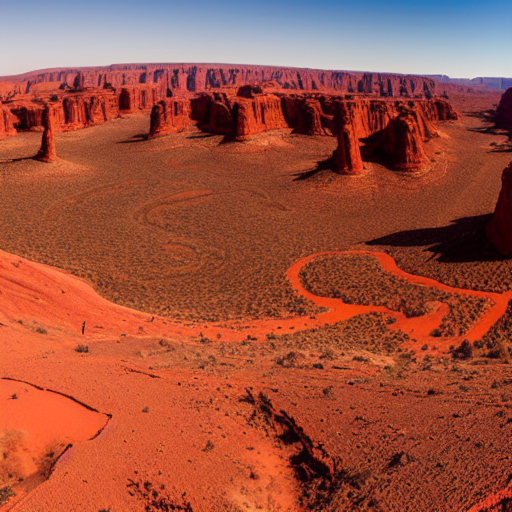
#> input picture martian_landscape_1024.png, 1024 x 1024 px, found by its file name (shown at 1/2 size)
$ python load_landscape.py
#> lines starting #> are read from the running program, lines starting #| are printed output that depends on the picture
# load_landscape.py — Load and use the single large landscape image
from pathlib import Path
from PIL import Image

class MartianLandscape:
    def __init__(self, image_path: str):
#> called with image_path = 'martian_landscape_1024.png'
        self.image = Image.open(image_path).convert("RGB")
#> self.image is the input picture: PIL image 1024x1024 RGB; mean R, G, B 158.2, 80.6, 62.1
        self.width, self.height = self.image.size
#> self.width = 1024; self.height = 1024
        print(f"Loaded landscape: {self.width}x{self.height}")
#| Loaded landscape: 1024x1024

    def get_region(self, x: int, y: int, w: int, h: int) -> Image.Image:
        """Crop a rectangular region from the landscape."""
#> called with x = 256, y = 256, w = 512, h = 512
        return self.image.crop((x, y, min(x + w, self.width), min(y + h, self.height)))
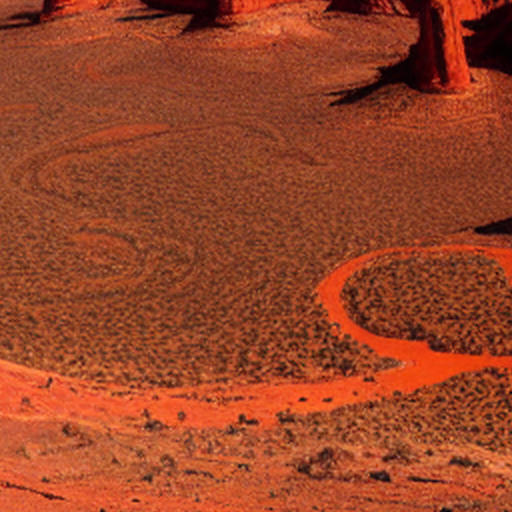
#> returned value: PIL image 512x512 RGB; mean R, G, B 153.5, 67.6, 38.6

    def get_tile(self, tx: int, ty: int, tile_size: int = 256) -> Image.Image:
        """Get a specific tile by grid coordinates."""
        x = tx * tile_size
        y = ty * tile_size
        return self.get_region(x, y, tile_size, tile_size)
#> call 2 of get_region, with x = 0, y = 0, w = 256, h = 256
#> in get_region (call 2), `return self.image.crop((x, y, min(x + w, self.width), min(y + h, self...`:
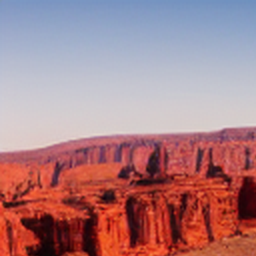
#> returned value: PIL image 256x256 RGB; mean R, G, B 170.4, 127, 132.9

    def save_region(self, x: int, y: int, w: int, h: int, output_path: str):
        region = self.get_region(x, y, w, h)
        region.save(output_path)
        print(f"Saved {output_path}")

if __name__ == "__main__":
    landscape = MartianLandscape("martian_landscape_1024.png")

    # Save a 512x512 region from the center
    landscape.save_region(256, 256, 512, 512, "center_region.png")

    # Get individual tiles
    tile = landscape.get_tile(0, 0)
    tile.save("tile_00.png")

$ run again, with martian_panorama.png copied over martian_landscape_1024.png
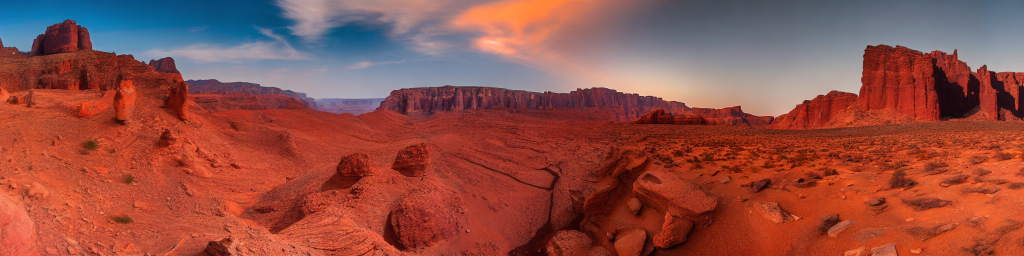
#> input picture martian_panorama.png, 2048 x 512 px, found by its file name (shown at 1/2 size)
#> in __init__, self.image is the input picture: PIL image 2048x512 RGB; mean R, G, B 147.2, 78.8, 70.3
#| Loaded landscape: 2048x512
#> in get_region, `return self.image.crop((x, y, min(x + w, self.width), min(y + h, self...`:
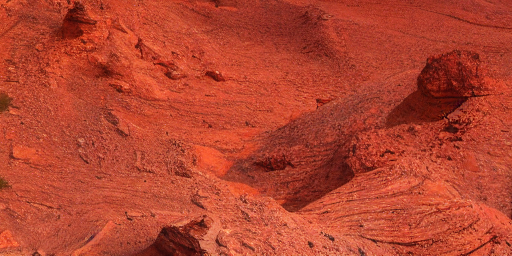
#> returned value: PIL image 512x256 RGB; mean R, G, B 180.3, 67.9, 46.6
#> in get_region (call 2), `return self.image.crop((x, y, min(x + w, self.width), min(y + h, self...`:
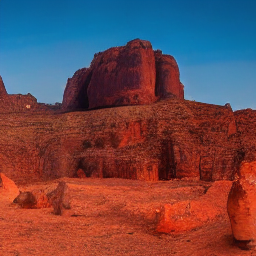
#> returned value: PIL image 256x256 RGB; mean R, G, B 108.7, 72.9, 77.8

$ run again, with pan_back_center.png copied over martian_landscape_1024.png
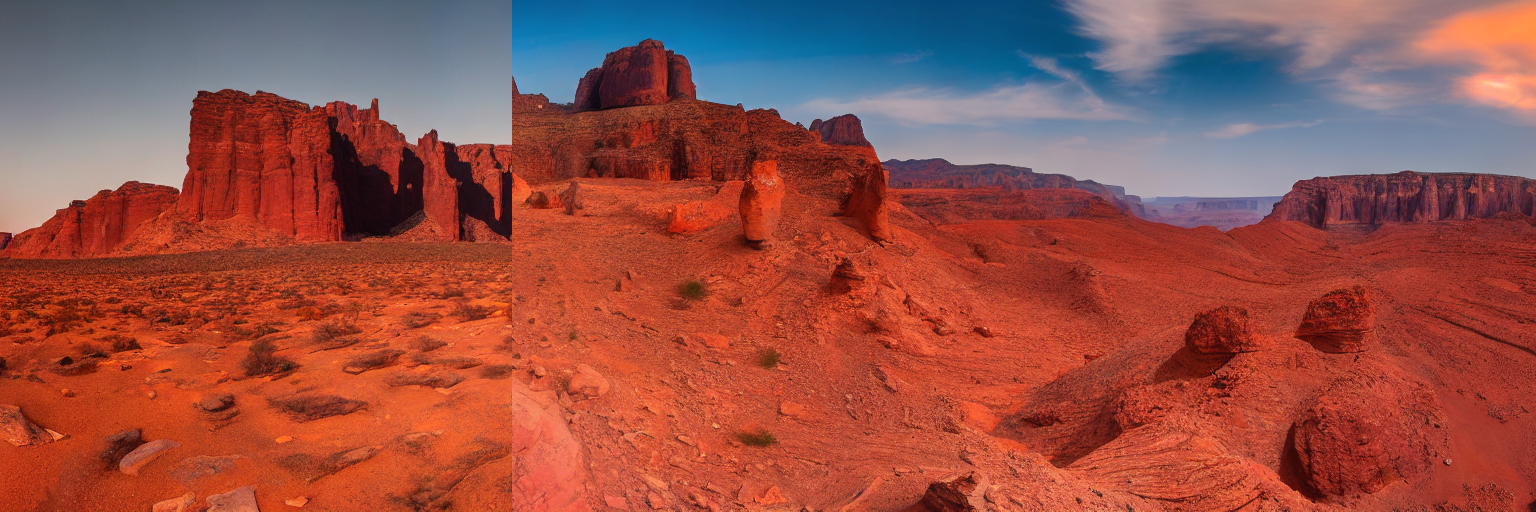
#> input picture pan_back_center.png, 1536 x 512 px, found by its file name
#> in __init__, self.image is the input picture: PIL image 1536x512 RGB; mean R, G, B 150.7, 80.7, 72.4
#| Loaded landscape: 1536x512
#> in get_region, `return self.image.crop((x, y, min(x + w, self.width), min(y + h, self...`:
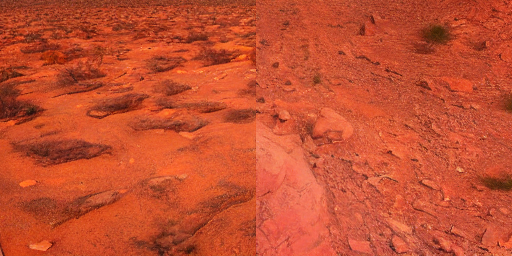
#> returned value: PIL image 512x256 RGB; mean R, G, B 196.5, 79, 47.5
#> in get_region (call 2), `return self.image.crop((x, y, min(x + w, self.width), min(y + h, self...`:
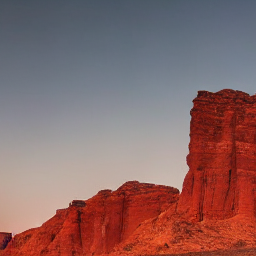
#> returned value: PIL image 256x256 RGB; mean R, G, B 138.4, 103.6, 102.8
